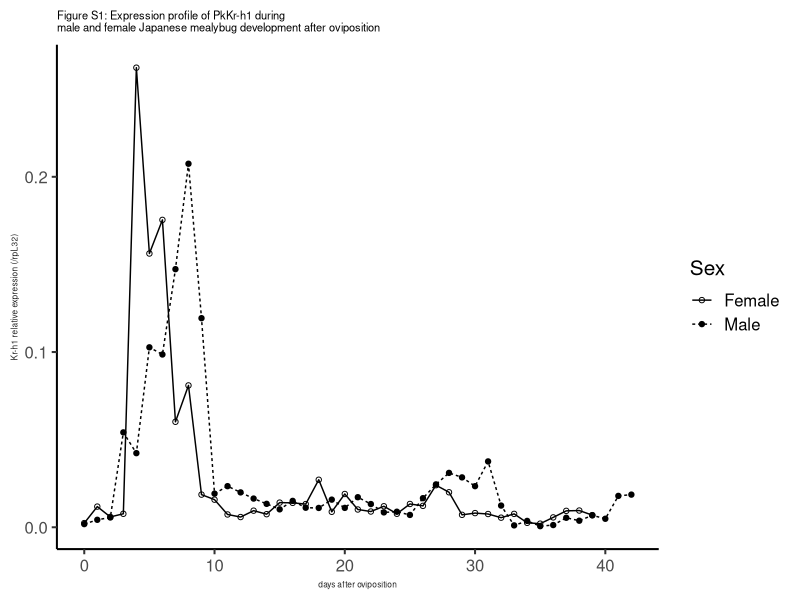
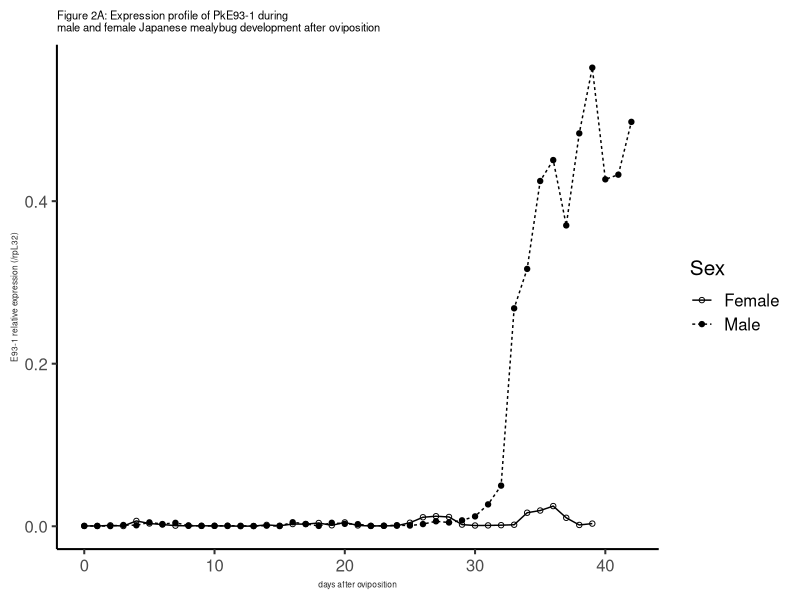
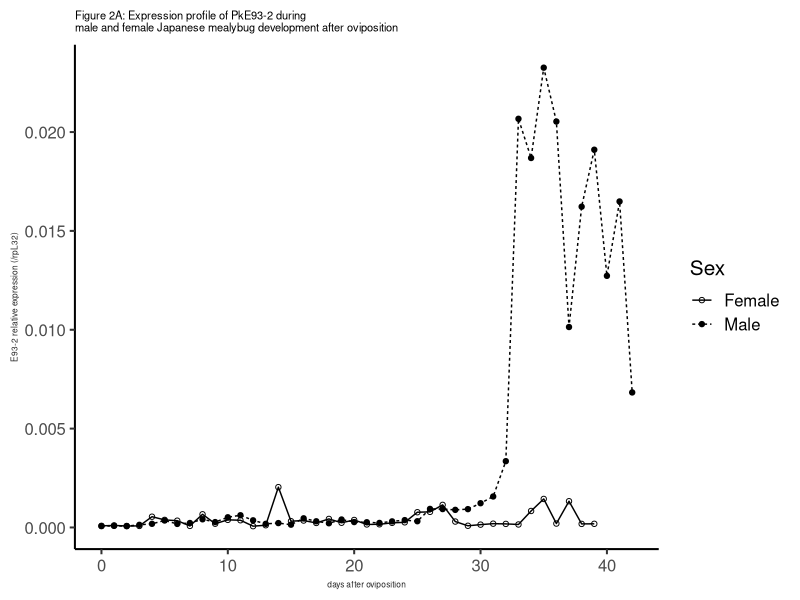
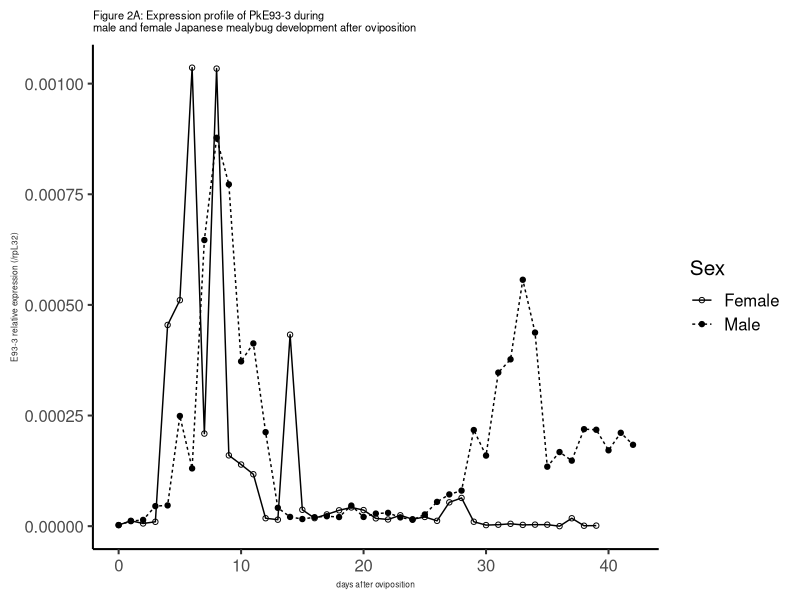
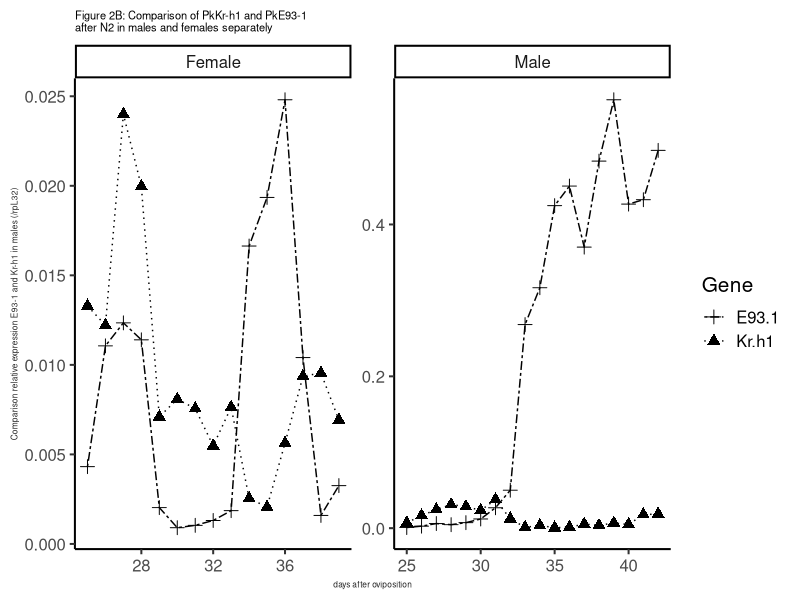
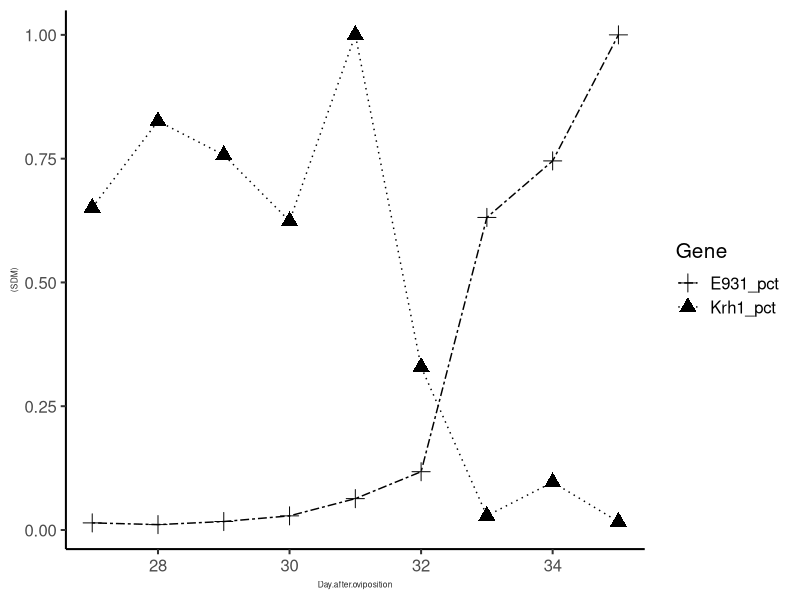
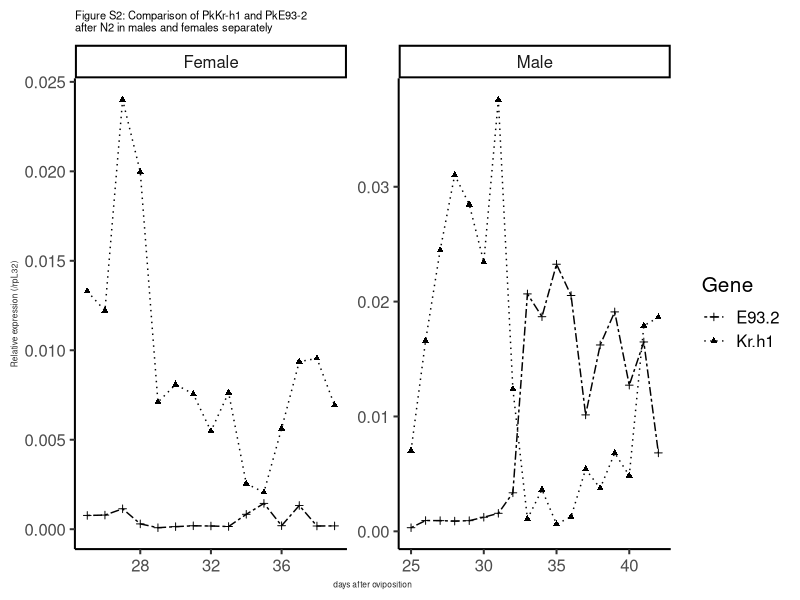
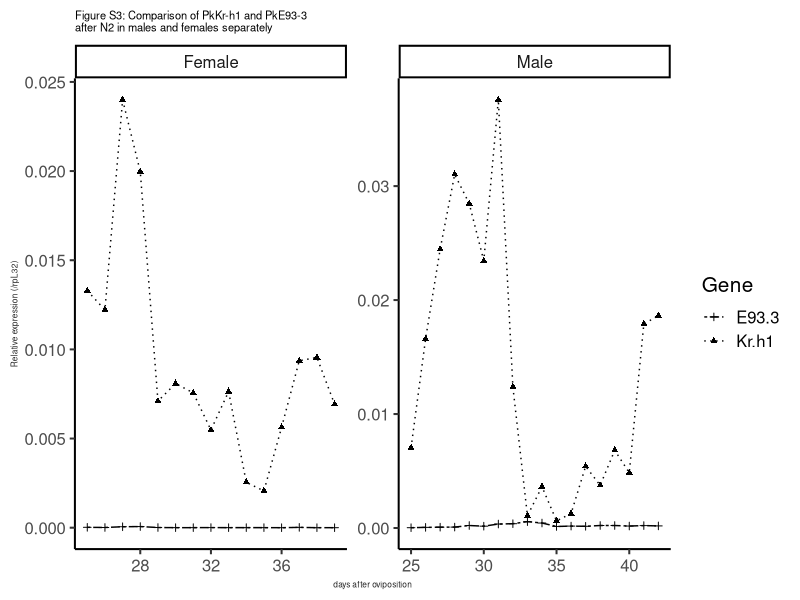

Generate these figures, in order, with R:
## ---- chunk 1
#if packages not installed
library(ggplot2)
library(plyr)
library(tidyr)
## ---- chunk 2
#loading file expression profile
de<-read.csv(file="sample2profile-Krh1E93.csv",header = TRUE)
names(de)
## ---- chunk 3
##Kr-h1 expression profile (Figure S1)
FigS1<-ggplot(de,aes(x=Day.after.oviposition, y=de$Kr.h1/de$rpL32, fill=Sex)) + 
  geom_point(aes(shape=Sex)) + 
  geom_line(aes(linetype=Sex))+
  scale_shape_manual(values=c(1, 19))+ #shape of dots
  theme(panel.grid.major = element_blank(), panel.grid.minor = element_blank(), panel.background = element_blank(), axis.line = element_line(colour = "black"))+
  ylab("Kr-h1 relative expression (/rpL32)") +xlab("days after oviposition") +
  theme_classic(15) + 
  ggtitle("Figure S1: Expression profile of PkKr-h1 during\nmale and female Japanese mealybug development after oviposition")+
  theme(axis.title.x = element_text(colour = "#242424",size=6), plot.title = element_text(size=8),axis.title.y = element_text(colour = "#242424",size=6))
FigS1
## ---- chunk 4
##E93-1 expression profile (Figure 2A)
Fig2a1<-ggplot(de,aes(x=Day.after.oviposition, y=de$E93.1/de$rpL32, fill=Sex)) + 
  geom_point(aes(shape=Sex)) + 
  geom_line(aes(linetype=Sex) )+
  scale_shape_manual(values=c(1, 19))+
  theme(panel.grid.major = element_blank(), panel.grid.minor = element_blank(), panel.background = element_blank(), axis.line = element_line(colour = "black"))+
  ylab("E93-1 relative expression (/rpL32)") +xlab("days after oviposition") +
  theme_classic(15) + 
  ggtitle("Figure 2A: Expression profile of PkE93-1 during\nmale and female Japanese mealybug development after oviposition")+
  theme(axis.title.x = element_text(colour = "#242424",size=6), plot.title = element_text(size=8),axis.title.y = element_text(colour = "#242424",size=6))

Fig2a1
## ---- chunk 5
##E93-2 expression profile (Figure S2)
Fig2a2<-ggplot(de,aes(x=Day.after.oviposition, y=de$E93.2/de$rpL32, fill=Sex)) + 
  geom_point(aes(shape=Sex)) + 
  geom_line(aes(linetype=Sex) )+
  scale_shape_manual(values=c(1, 19))+
  theme(panel.grid.major = element_blank(), panel.grid.minor = element_blank(), panel.background = element_blank(), axis.line = element_line(colour = "black"))+
  ylab("E93-2 relative expression (/rpL32)") +xlab("days after oviposition") +
  theme_classic(15) + 
  ggtitle("Figure 2A: Expression profile of PkE93-2 during\nmale and female Japanese mealybug development after oviposition")+
  theme(axis.title.x = element_text(colour = "#242424",size=6), plot.title = element_text(size=8),axis.title.y = element_text(colour = "#242424",size=6))

Fig2a2
## ---- chunk 6
#E93 -3 expression profile (Figure 2A)
Fig2a3<-ggplot(de,aes(x=Day.after.oviposition, y=de$E93.3/de$rpL32, fill=Sex)) + 
  geom_point(aes(shape=Sex)) + 
  geom_line(aes(linetype=Sex) )+
  scale_shape_manual(values=c(1, 19))+
  theme(panel.grid.major = element_blank(), panel.grid.minor = element_blank(), panel.background = element_blank(), axis.line = element_line(colour = "black"))+
  ylab("E93-3 relative expression (/rpL32)") +xlab("days after oviposition") +
  theme_classic(15) + 
  ggtitle("Figure 2A: Expression profile of PkE93-3 during\nmale and female Japanese mealybug development after oviposition")+
  theme(axis.title.x = element_text(colour = "#242424",size=6), plot.title = element_text(size=8),axis.title.y = element_text(colour = "#242424",size=6))

Fig2a3

## ---- chunk 7
head(de)
degather<-gather(de,Gene,SDM,7:10)
head(degather)
desub<-subset(degather, Gene=="Kr.h1"|Gene=="E93.1") #subset two genes
desub<-subset(desub, Day.after.oviposition >= 25) #just after N2

#with both male and female data 
Fig2B<-ggplot(desub,aes(x=Day.after.oviposition, y=(SDM/rpL32), fill=Gene)) + 
  geom_point(aes(shape=Gene), size=3) + 
  geom_line(aes(linetype=Gene) )+
  facet_wrap(~Sex, scales="free",nrow=1) +
  scale_shape_manual(values=c(3, 17))+
  scale_linetype_manual(values=c("twodash", "dotted"))+
  theme(panel.grid.major = element_blank(), panel.grid.minor = element_blank(), panel.background = element_blank(), axis.line = element_line(colour = "black"))+
ylab("Comparison relative expression E93-1 and Kr-h1 in males (/rpL32)") +xlab("days after oviposition") +
  theme_classic(15) + 
  ggtitle("Figure 2B: Comparison of PkKr-h1 and PkE93-1\nafter N2 in males and females separately")+
 theme(axis.title.x = element_text(colour = "#242424",size=6), plot.title = element_text(size=8),axis.title.y = element_text(colour = "#242424",size=6))

Fig2B
## ---- chunk 8
#Fig 2B relative expression of E93-1 and PkKr-h1 in 100%
maleprepupa<-subset(de,de$Sex=="Male" & de$Day.after.oviposition >=27 &de$Day.after.oviposition <=35)

maleprepupa$E931_pct<-(maleprepupa$E93.1/maleprepupa$rpL32)/max(maleprepupa$E93.1/maleprepupa$rpL32)
maleprepupa$Krh1_pct<-(maleprepupa$Kr.h1/maleprepupa$rpL32)/max(maleprepupa$Kr.h1/maleprepupa$rpL32)

maleprepupagather<-gather(maleprepupa,Gene,SDM,7:12)

maleprepupa_pct<-subset(maleprepupagather, maleprepupagather$Gene=="E931_pct" |maleprepupagather$Gene=="Krh1_pct")

Fig2Bmale<-ggplot(maleprepupa_pct,aes(x=Day.after.oviposition, y=(SDM), fill=Gene)) + 
  geom_point(aes(shape=Gene), size=4) + 
  geom_line(aes(linetype=Gene) )+
  #facet_wrap(~Sex, scales="free",nrow=1) +
  scale_shape_manual(values=c(3, 17))+
  scale_linetype_manual(values=c("twodash", "dotted"))+
  theme(panel.grid.major = element_blank(), panel.grid.minor = element_blank(), panel.background = element_blank(), axis.line = element_line(colour = "black"))+
#ylab("Comparison relative expression E93-1 and Kr-h1 in males (/rpL32)") +xlab("days after oviposition") +
  theme_classic(15) + 
  #ggtitle("Figure 2B: Comparison of PkKr-h1 and PkE93-1\nafter N2 in males and females separately")+
 theme(axis.title.x = element_text(colour = "#242424",size=6), plot.title = element_text(size=8),axis.title.y = element_text(colour = "#242424",size=6))


Fig2Bmale

## ---- chunk 9
#Kr-h1 and E93-2 (Figure S2)
desub2<-subset(degather, Gene=="Kr.h1"|Gene=="E93.2") #subset two genes
desub2<-subset(desub2, Day.after.oviposition >= 25) #just after N2
#with both male and female data
FigS2<-ggplot(desub2,aes(x=Day.after.oviposition, y=(SDM/rpL32), fill=Gene)) + 
  geom_point(aes(shape=Gene)) + 
  geom_line(aes(linetype=Gene) )+
  facet_wrap(~Sex, scales="free",nrow=1) +
  scale_shape_manual(values=c(3, 17))+
  scale_linetype_manual(values=c("twodash", "dotted"))+
  theme(panel.grid.major = element_blank(), panel.grid.minor = element_blank(), panel.background = element_blank(), axis.line = element_line(colour = "black"))+
ylab("Relative expression (/rpL32)") +xlab("days after oviposition") +
    ggtitle("Figure S2: Comparison of PkKr-h1 and PkE93-2\nafter N2 in males and females separately")+
  theme_classic(15) + 
  theme(axis.title.x = element_text(colour = "#242424",size=6), plot.title = element_text(size=8),axis.title.y = element_text(colour = "#242424",size=6))
FigS2
## ---- chunk 10
#Kr-h1 and E93-3 (Figure S3)
desub3<-subset(degather, Gene=="Kr.h1"|Gene=="E93.3") #subset two genes
desub3<-subset(desub3, Day.after.oviposition >= 25) #just after N2

#with both male and female data
FigS3<-ggplot(desub3,aes(x=Day.after.oviposition, y=(SDM/rpL32), fill=Gene)) + 
  geom_point(aes(shape=Gene)) + 
  geom_line(aes(linetype=Gene) )+
  facet_wrap(~Sex, scales="free",nrow=1) +
  scale_shape_manual(values=c(3, 17))+
  scale_linetype_manual(values=c("twodash", "dotted"))+
  theme(panel.grid.major = element_blank(), panel.grid.minor = element_blank(), panel.background = element_blank(), axis.line = element_line(colour = "black"))+
ylab("Relative expression (/rpL32)") +xlab("days after oviposition") +
  theme_classic(15) +
     ggtitle("Figure S3: Comparison of PkKr-h1 and PkE93-3\nafter N2 in males and females separately")+
  theme(axis.title.x = element_text(colour = "#242424",size=6), plot.title = element_text(size=8),axis.title.y = element_text(colour = "#242424",size=6))
FigS3
## ---- chunk 11
#loading file JHM treatment
#females
setwd("/Users/isabelle/Dropbox/_Github_reps/E93mealybug/")
dtf<-read.csv(file="E93-Pyr-N3D0.csv",header = TRUE)
names(dtf)
head(dtf)
dtf<-gather(dtf,Gene,SDM,10:14)
head(dtf)
dtf<-subset(dtf, Gene=="Kr.h1" | Gene=="PkE93.1"| Gene=="PkE93.2"| Gene=="PkE93.3")
dtf$Gene
dtf$DAT
## ---- chunk 12
#males
dtm<-read.csv(file="E93-Pyr-male.csv",header = TRUE)
names(dtm)
head(dtm)
dtm<-subset(dtm, Gene=="Kr-h1" | Gene=="PkE93-1"| Gene=="PkE93-2"| Gene=="PkE93-3")
dtm$Gene
dtm$DayL
## ---- chunk 13
#Fig 3A: male normalized data by rpL32 transformed by log 10
dtmlog10box <- ggplot(dtm,aes(x=DayL,y=log10(SDM.Gene/SDM.rpL32))) + geom_boxplot(width=0.5, size=0.2, outlier.size = 0.1, aes(fill=treatment)) + 
  facet_wrap(~Gene,scales="free",nrow=2) + 
  theme_classic(base_size = 12) +
  ggtitle("Figure 3A: Effect of JHM treatment on Kr-h1\nand E93 expression in males transformed by log 10")+
  scale_fill_manual(name="", # Legend label, use darker colors
                  breaks=c("Control", "Mimic"),
                  labels=c("CT","5 mM"),
                  values=c("white", "grey")) +

  theme(strip.background=element_rect(fill="black"))+ 
  theme(strip.text=element_text(color="white", face="bold"))

dtmlog10box
## ---- chunk 14
#Fig 3B: females absolute values normalized by rpL32 and transformed by log10
dtflogbox <- ggplot(dtf,aes(x=DayL,y=log10(SDM/rpL32))) + geom_boxplot(width=0.5, size=0.2, outlier.size = 0.1, aes(fill=Treatment)) + 
  facet_wrap(~Gene, scales="free",nrow=2) + 
  theme_classic(base_size = 12) +
  scale_fill_manual(name="", # Legend label, use darker colors
                  breaks=c("Control", "Mimic"),
                  labels=c("CT","20 mM"),
                  values=c("white", "grey")) +
  ggtitle("Figure 3B: Effect of JHM treatment on Kr-h1 and\nE93 expression in females transformed log10")+
  theme(strip.background=element_rect(fill="black"))+ 
  theme(strip.text=element_text(color="white", face="bold"))

dtflogbox
